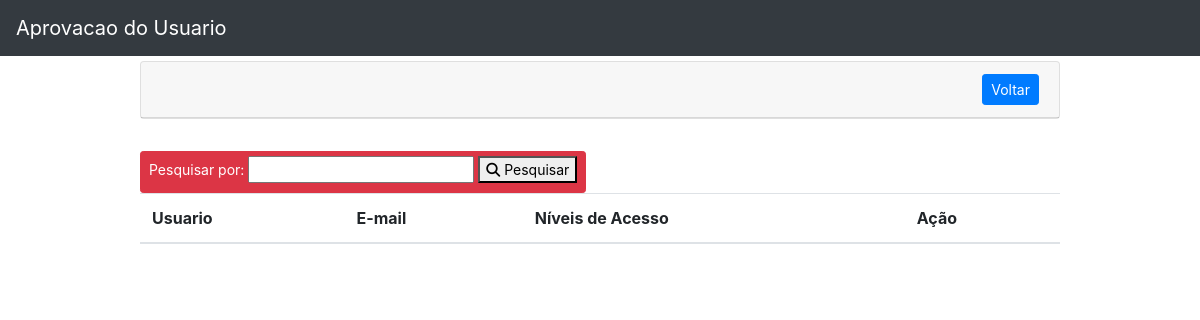
Before: /aprovar_usuarios.php with the older database file.
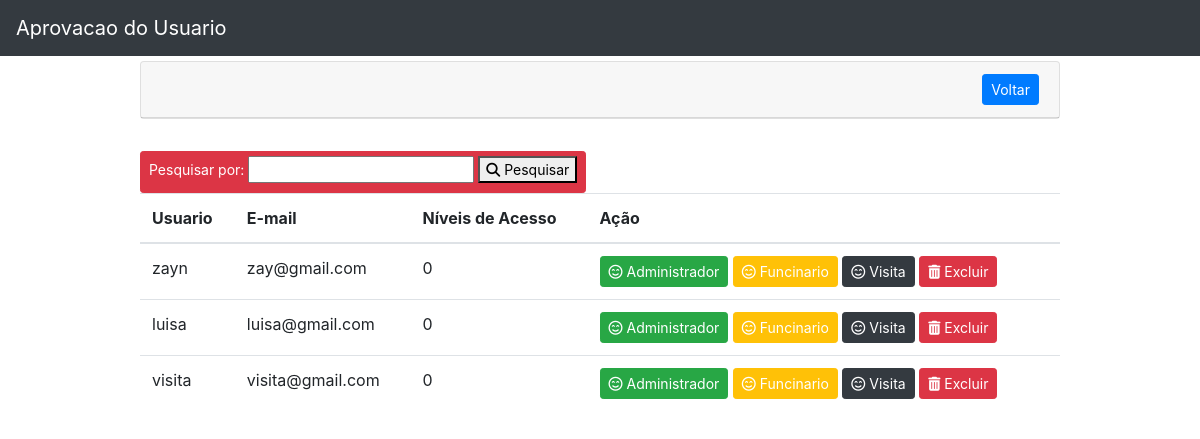
After: the same page with the newer database file.
### tables this page shows
CREATE TABLE `usuarios` (
  `id_usuario` int(11) NOT NULL,
  `usuario` varchar(200) NOT NULL,
  `email` varchar(200) NOT NULL,
  `senha` varchar(50) NOT NULL,
  `nivel` int(2) NOT NULL,
  `status` varchar(50) NOT NULL
);

### aprovar_usuarios.php (the view, shortened to what this page needs)
<!DOCTYPE html>
<html>
<head>
	<link rel="stylesheet" href="https://cdn.jsdelivr.net/npm/bootstrap@4.3.1/dist/css/bootstrap.min.css">
</head>
<body>
  <nav class="navbar navbar-expand-sm bg-dark navbar-dark">
  <a class="navbar-brand" href="#">Aprovacao do Usuario</a>
  </nav>
  <div class="container" id="tamanhoContainer" style="margin-top: 5px">
    <div style="text-align: left;">
      <div class="card">
        <div class="card-header">
          <div class="row">
            <div class="col-md-9"></div>
            <div class="col-md-3" align="right">
              <a href="ini.php" role="button" class="btn btn-sm btn-primary">Voltar</a>
            </div>
          </div>
        </div>
      </div>
		<br>
   <form class="btn btn-danger btn-sm" method="post" action="pesquisar2.php">
        <label>Pesquisar por:</label>
        <input type="text" name="pesquisar" autocomplete="off" required>
        <button type="submit"><i class="fa-solid fa-magnifying-glass"></i>&nbsp;Pesquisar</button>
    </form>
	<table class="table">
  <thead>
    <tr>
      <th scope="col">Usuario</th>
      <th scope="col">E-mail</th>
      <th scope="col">Níveis de Acesso</th>
      <th scope="col">Ação</th>
   </tr>
  </thead>
    	<?php
    	     include 'conexao.php';
    	     $sql="SELECT * FROM `usuarios` WHERE status = 'Inativo'";
    	     $busca = mysqli_query($conexao,$sql);
    	     while ($array=mysqli_fetch_array($busca)) {
    	     	$id_usuario=$array['id_usuario'];
    	     	$usuario=$array['usuario'];
            $email=$array['email'];
    	      $nivel= $array['nivel'];
    	 ?>
    <tr>
      <td><?php echo $usuario ?></td>
      <td><?php echo $email ?></td>
      <td><?php echo $nivel ?></td>
      <td>
        <a class="btn btn-success btn-sm" style="color:#fff" href="_aprovar_usuario.php?id=<?php echo $id_usuario ?>&nivel=1" role="button"><i class="far fa-smile-beam"></i>&nbsp;Administrador</a>
        <a class="btn btn-warning btn-sm" style="color:#fff" href="_aprovar_usuario.php?id=<?php echo $id_usuario ?>&nivel=2" role="button"><i class="far fa-smile-beam"></i>&nbsp;Funcinario</a>
        <a class="btn btn-dark gray  btn-sm" style="color:#fff" href="_aprovar_usuario.php?id=<?php echo $id_usuario ?>&nivel=3" role="button"><i class="far fa-smile-beam"></i>&nbsp;Visita</a>
        <a class="btn btn-danger btn-sm" style="color:#fff" href="deletar_usuario.php?id=<?php echo $id_usuario ?>" role="button"><i class="fa-solid fa-trash-can"></i></i>&nbsp;Excluir</a>
      </td>
    </tr>
  <?php } ?>
</table>
	</div>
</body>
</html>

Changed rows visible on the page:
added usuarios: usuario "zayn", email "zay@gmail.com", nivel "0"
added usuarios: usuario "luisa", email "luisa@gmail.com", nivel "0"
added usuarios: usuario "visita", email "visita@gmail.com", nivel "0"
